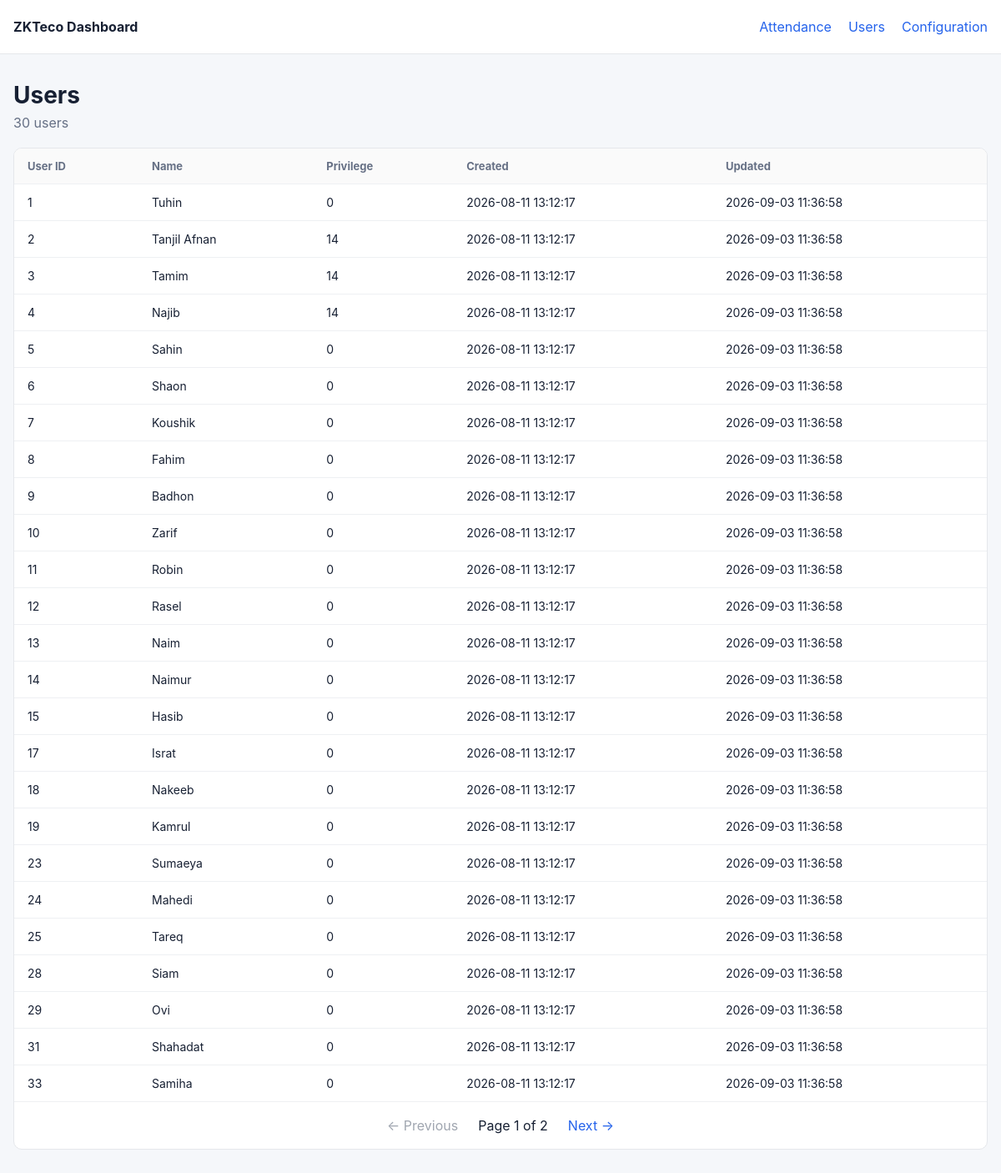
Screenshot of /users with the database file from the repository.
### tables this page shows
CREATE TABLE users (
            user_id TEXT PRIMARY KEY,
            name TEXT,
            privilege TEXT,
            created_at TEXT DEFAULT CURRENT_TIMESTAMP,
            updated_at TEXT DEFAULT CURRENT_TIMESTAMP
        );

### dashboard/app.py (the view)
@app.route("/users")
def users():
    try:
        page = max(1, int(request.args.get("page", 1)))
    except ValueError:
        page = 1
    per_page = 25
    offset = (page - 1) * per_page
    db = get_db()
    total = db.execute(
        "SELECT COUNT(*) FROM users"
    ).fetchone()[0]
    rows = db.execute(
        """
        SELECT
            user_id,
            name,
            privilege,
            created_at,
            updated_at
        FROM users
        ORDER BY CAST(user_id AS INTEGER), user_id
        LIMIT ? OFFSET ?
        """,
        (per_page, offset),
    ).fetchall()
    db.close()
    total_pages = max(1, (total + per_page - 1) // per_page)
    return render_template(
        "users.html",
        rows=rows,
        page=page,
        total=total,
        total_pages=total_pages,
    )

### dashboard/app.py (called while the page is built)
def get_db():
    db = sqlite3.connect(DB_FILE)
    db.row_factory = sqlite3.Row
    return db

### dashboard/templates/users.html
{% extends "base.html" %}
{% block content %}
<div class="page-header">
    <div>
        <h1>Users</h1>
        <p>{{ total }} users</p>
    </div>
</div>
<div class="card">
    <div class="table-wrap">
        <table>
            <thead>
                <tr>
                    <th>User ID</th>
                    <th>Name</th>
                    <th>Privilege</th>
                    <th>Created</th>
                    <th>Updated</th>
                </tr>
            </thead>
            <tbody>
            {% for row in rows %}
                <tr>
                    <td>{{ row.user_id }}</td>
                    <td>{{ row.name }}</td>
                    <td>{{ row.privilege }}</td>
                    <td>{{ row.created_at }}</td>
                    <td>{{ row.updated_at }}</td>
                </tr>
            {% else %}
                <tr>
                    <td colspan="5" class="empty">No users found.</td>
                </tr>
            {% endfor %}
            </tbody>
        </table>
    </div>
    {% include "_pagination.html" %}
</div>
{% endblock %}

### dashboard/static/style.css (style rules this page uses)
* { box-sizing: border-box; }
body { margin: 0; background: #f5f7fa; color: #172033; font-family: -apple-system, BlinkMacSystemFont, "Segoe UI", sans-serif; }
.page-header { margin-bottom: 20px; }
h1 { margin: 0 0 6px; font-size: 28px; }
p { margin: 0; color: #667085; }
.card { background: white; border: 1px solid #e5e7eb; border-radius: 10px; overflow: hidden; }
.table-wrap { overflow-x: auto; }
table { width: 100%; border-collapse: collapse; }
th, td { padding: 13px 16px; text-align: left; border-bottom: 1px solid #eef0f3; white-space: nowrap; }
th { background: #fafafa; font-size: 13px; color: #667085; }
td { font-size: 14px; }

### rows the page displays
users: user_id "1", name "Tuhin", privilege "0", created_at "2026-08-11 13:12:17", updated_at "2026-09-03 11:36:58"
users: user_id "2", name "Tanjil Afnan", privilege "14", created_at "2026-08-11 13:12:17", updated_at "2026-09-03 11:36:58"
users: user_id "3", name "Tamim", privilege "14", created_at "2026-08-11 13:12:17", updated_at "2026-09-03 11:36:58"
users: user_id "4", name "Najib", privilege "14", created_at "2026-08-11 13:12:17", updated_at "2026-09-03 11:36:58"
users: user_id "5", name "Sahin", privilege "0", created_at "2026-08-11 13:12:17", updated_at "2026-09-03 11:36:58"
users: user_id "6", name "Shaon", privilege "0", created_at "2026-08-11 13:12:17", updated_at "2026-09-03 11:36:58"
users: user_id "7", name "Koushik", privilege "0", created_at "2026-08-11 13:12:17", updated_at "2026-09-03 11:36:58"
users: user_id "8", name "Fahim", privilege "0", created_at "2026-08-11 13:12:17", updated_at "2026-09-03 11:36:58"
users: user_id "9", name "Badhon", privilege "0", created_at "2026-08-11 13:12:17", updated_at "2026-09-03 11:36:58"
users: user_id "10", name "Zarif", privilege "0", created_at "2026-08-11 13:12:17", updated_at "2026-09-03 11:36:58"
users: user_id "11", name "Robin", privilege "0", created_at "2026-08-11 13:12:17", updated_at "2026-09-03 11:36:58"
users: user_id "12", name "Rasel", privilege "0", created_at "2026-08-11 13:12:17", updated_at "2026-09-03 11:36:58"
users: user_id "13", name "Naim", privilege "0", created_at "2026-08-11 13:12:17", updated_at "2026-09-03 11:36:58"
users: user_id "14", name "Naimur", privilege "0", created_at "2026-08-11 13:12:17", updated_at "2026-09-03 11:36:58"
users: user_id "15", name "Hasib", privilege "0", created_at "2026-08-11 13:12:17", updated_at "2026-09-03 11:36:58"
users: user_id "17", name "Israt", privilege "0", created_at "2026-08-11 13:12:17", updated_at "2026-09-03 11:36:58"
users: user_id "18", name "Nakeeb", privilege "0", created_at "2026-08-11 13:12:17", updated_at "2026-09-03 11:36:58"
users: user_id "19", name "Kamrul", privilege "0", created_at "2026-08-11 13:12:17", updated_at "2026-09-03 11:36:58"
users: user_id "23", name "Sumaeya", privilege "0", created_at "2026-08-11 13:12:17", updated_at "2026-09-03 11:36:58"
users: user_id "24", name "Mahedi", privilege "0", created_at "2026-08-11 13:12:17", updated_at "2026-09-03 11:36:58"
users: user_id "25", name "Tareq", privilege "0", created_at "2026-08-11 13:12:17", updated_at "2026-09-03 11:36:58"
users: user_id "28", name "Siam", privilege "0", created_at "2026-08-11 13:12:17", updated_at "2026-09-03 11:36:58"
users: user_id "29", name "Ovi", privilege "0", created_at "2026-08-11 13:12:17", updated_at "2026-09-03 11:36:58"
users: user_id "31", name "Shahadat", privilege "0", created_at "2026-08-11 13:12:17", updated_at "2026-09-03 11:36:58"
users: user_id "33", name "Samiha", privilege "0", created_at "2026-08-11 13:12:17", updated_at "2026-09-03 11:36:58"

### other values shown
{{ total }} "30"
{{ page }} "1"
{{ total_pages }} "2"
